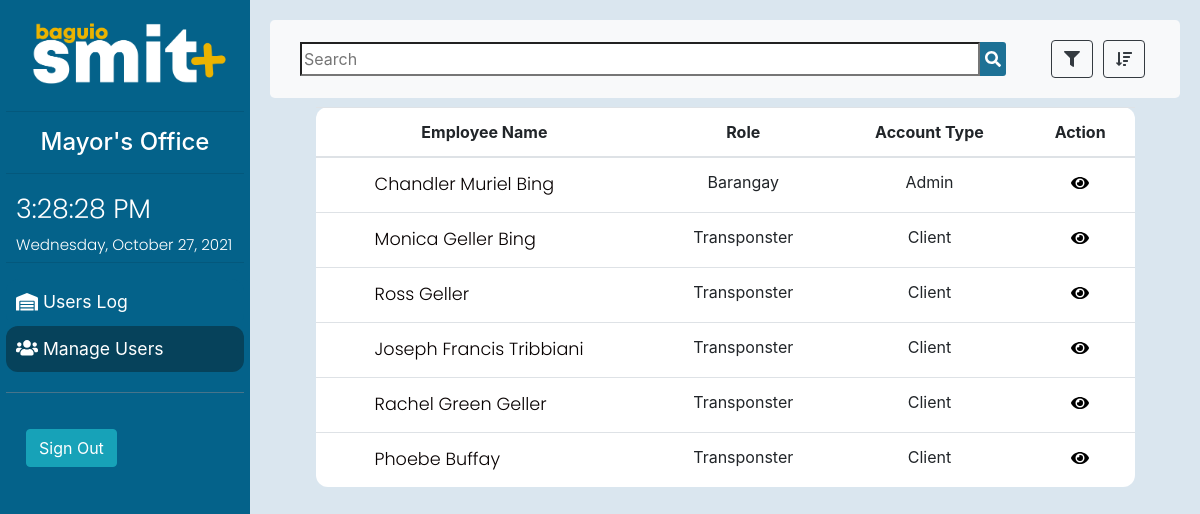
The app's page /MayorModule/manageUsersMayor.php with its own data.
### tables this page shows
CREATE TABLE `employee_account` (
  `employee_account_id` int(11) NOT NULL,
  `employee_id` int(11) NOT NULL,
  `employee_username` varchar(255) NOT NULL,
  `employee_password` varchar(255) NOT NULL,
  `employee_account_type` varchar(255) NOT NULL,
  `employee_picture` blob DEFAULT NULL
);

CREATE TABLE `employee` (
  `employee_id` int(11) NOT NULL,
  `employee_first_name` varchar(255) NOT NULL,
  `employee_last_name` varchar(255) NOT NULL,
  `employee_middle_name` varchar(255) DEFAULT NULL,
  `employee_suffix` varchar(255) DEFAULT NULL,
  `employee_role` varchar(255) NOT NULL,
  `barangay_id` int(11) DEFAULT NULL,
  `employee_contact_number` char(11) NOT NULL
);

### MayorModule/mayorsModuleProcessor.php (the view)
<?php
include("../includes/database.php");
$querySearch = "SELECT employee.employee_id, employee.employee_first_name, employee.employee_middle_name, employee.employee_last_name ,employee.employee_role, employee_account.employee_account_type FROM `employee` JOIN employee_account ON employee.employee_id = employee_account.employee_id";
$stmt = $database->stmt_init();
$stmt->prepare($querySearch);
$stmt->execute();
$stmt->bind_result($empID,$empFName,$empMName,$empLName, $empRole,$empAccType);
while($stmt->fetch()) {
    echo"<tr class='labelRow'>
            <td><p class='columnCnt'>$empFName $empMName $empLName</p></td>
            <td class='columnName'>$empRole </td>
            <td class='columnName'>$empAccType</td>
            <td class='columnName'><button class='buttonTransparentMayors' onclick='showEmployeeDeets($empID)'><i class='fas fa-eye'></i></button</td>
</tr>";
}
?>

### css/style.css (style rules this page uses)
body { font-family: 'Poppins', sans-serif; }
p { font-family: 'Poppins', sans-serif; font-size: 1.1em; font-weight: 300; line-height: 1.7em; color: #999; }
.columnCnt { margin-left: 15%!important; color: #070101; margin-top: 0; margin-bottom: 0; }
.buttonTransparentMayors { background: transparent!important; border: transparent!important; }
.columnName { text-align: center; }

### records on screen
employee_account: employee.employee_first_name "Chandler", employee.employee_middle_name "Muriel", employee.employee_last_name "Bing", employee.employee_role "Barangay", employee_account_type "Admin"
employee_account: employee.employee_first_name "Monica", employee.employee_middle_name "Geller", employee.employee_last_name "Bing", employee.employee_role "Transponster", employee_account_type "Client"
employee_account: employee.employee_first_name "Ross", employee.employee_last_name "Geller", employee.employee_role "Transponster", employee_account_type "Client"
employee_account: employee.employee_first_name "Joseph", employee.employee_middle_name "Francis", employee.employee_last_name "Tribbiani", employee.employee_role "Transponster", employee_account_type "Client"
employee_account: employee.employee_first_name "Rachel", employee.employee_middle_name "Green", employee.employee_last_name "Geller", employee.employee_role "Transponster", employee_account_type "Client"
employee_account: employee.employee_first_name "Phoebe", employee.employee_last_name "Buffay", employee.employee_role "Transponster", employee_account_type "Client"
